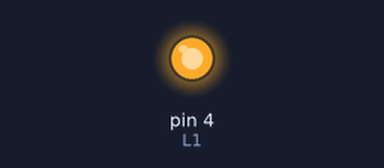
A sketch run on a simulated Arduino Uno, built with avr-gcc and run on an emulated ATmega328P. Parts: output pins drawn as LEDs (lit = HIGH). What the sketch prints to the serial monitor is not drawn.

Above: at 0.05 s.
Timing chart, 0 to 3.0 s (numbered marks = the images above):
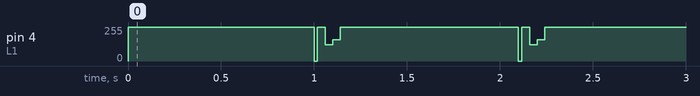

The sketch:

S5_2.ino
```cpp
/*
  Ligne série

  Encore un SOS ! Mais cette fois,
  c'est sur un ligne série asynchrone que vous devez envoyer les trois caractères, en code ASCII.

  La sortie à utiliser est L1, pour vous permettre de contrôler votre programme à faible vitesse,
  avant de le régler à une vitesse de 300 bauds (durée d'un bit 3.33 ms).

  Attendez environ une seconde entre chaque SOS.

  really wired, need to inverse bits for pass

  LearnCbot assignment:
    Poussoir P1: pin2 with pull-up resistor
    Poussoir P2: pin3 with pull-up resistor
    LED L1: pin4, active high
    LED L2: pin5, active high
*/

const int L1 = 4;    // LED L1 on pin4

void setup() {
  pinMode(L1, OUTPUT);
  Serial.begin(9600);
  digitalWrite(L1, HIGH);  // initial L1 as HIGH
}


void letter(int LED, char letter, int duration) {
  Serial.println(letter);
//  digitalWrite(LED, LOW);  // Start bit
  DDRD |= (1<<4);
  PORTD &= ~(1<<4);
  delayMicroseconds(duration);

  for (int i = 0; i<8; i++ ) {  // Send letter for lower bit
    if (letter & (1<<i)) {
//    digitalWrite(LED, HIGH);
//    Serial.println("HIGH");
      DDRD |= (1<<4);
//      PORTD |= (1<<4);
      PORTD &= ~(1<<4);
    } else {
//    digitalWrite(LED, LOW);
//    Serial.println("LOW");
      DDRD |= (1<<4);
//      PORTD &= ~(1<<4);
      PORTD |= (1<<4);
    }
    delayMicroseconds(duration);
  }

//  digitalWrite(LED, HIGH);  // 2 Stop bits
  DDRD |= (1<<4);
  PORTD |= (1<<4);
  delayMicroseconds(duration);
  delayMicroseconds(duration);
}

void loop(){
  digitalWrite(L1, HIGH);  // for delay between two words
  delay(1000);
  letter(L1, 'S', 3000);
//  digitalWrite(L1, HIGH);
//  delay(333);
  letter(L1, 'O', 3000);
//  digitalWrite(L1, HIGH);
//  delay(333);
  letter(L1, 'S', 3000);
//  digitalWrite(L1, HIGH);  // for delay between two words
//  delay(1000);
}
```

Measured:
- by itself, pin 4 (L1): repeats every 1.1 s: 255/255 0.04 s, 121/255 0.04 s, 159/255 0.04 s, 255/255 0.96 s, 0/255 0.02 s
